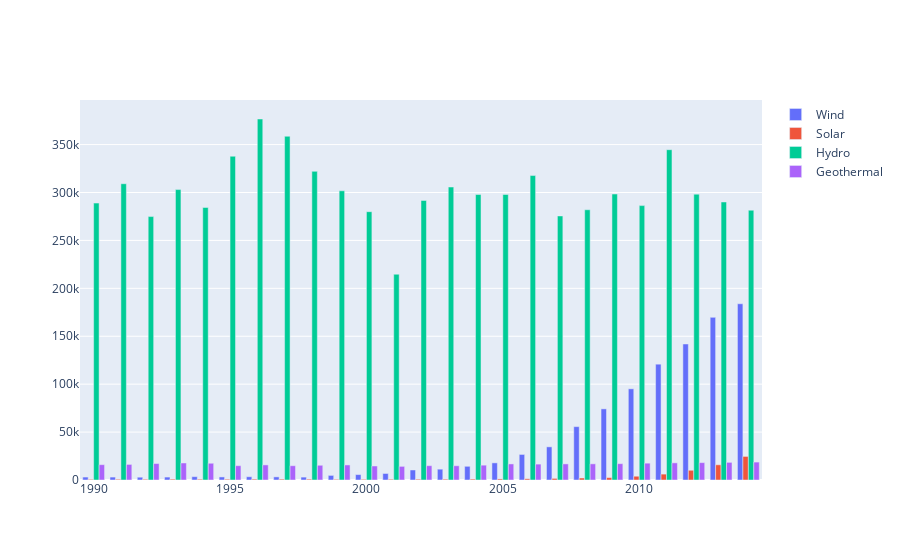

Notebook source saved alongside this figure:
### Code cell
renew=[wind_results['quantity'], sol_results['quantity'], hyd_results['quantity'], geo_results['quantity']]

fig = go.Figure(data=[
    go.Bar(name='Wind', x=wind_results['year'], y=wind_results['quantity']),
    go.Bar(name='Solar', x=sol_results['year'], y=sol_results['quantity']),
    go.Bar(name='Hydro', x=hyd_results['year'], y=hyd_results['quantity']),
    go.Bar(name='Geothermal', x=geo_results['year'], y=geo_results['quantity'])
])

# Change the bar mode
fig.update_layout(barmode='group')

fig.show()
